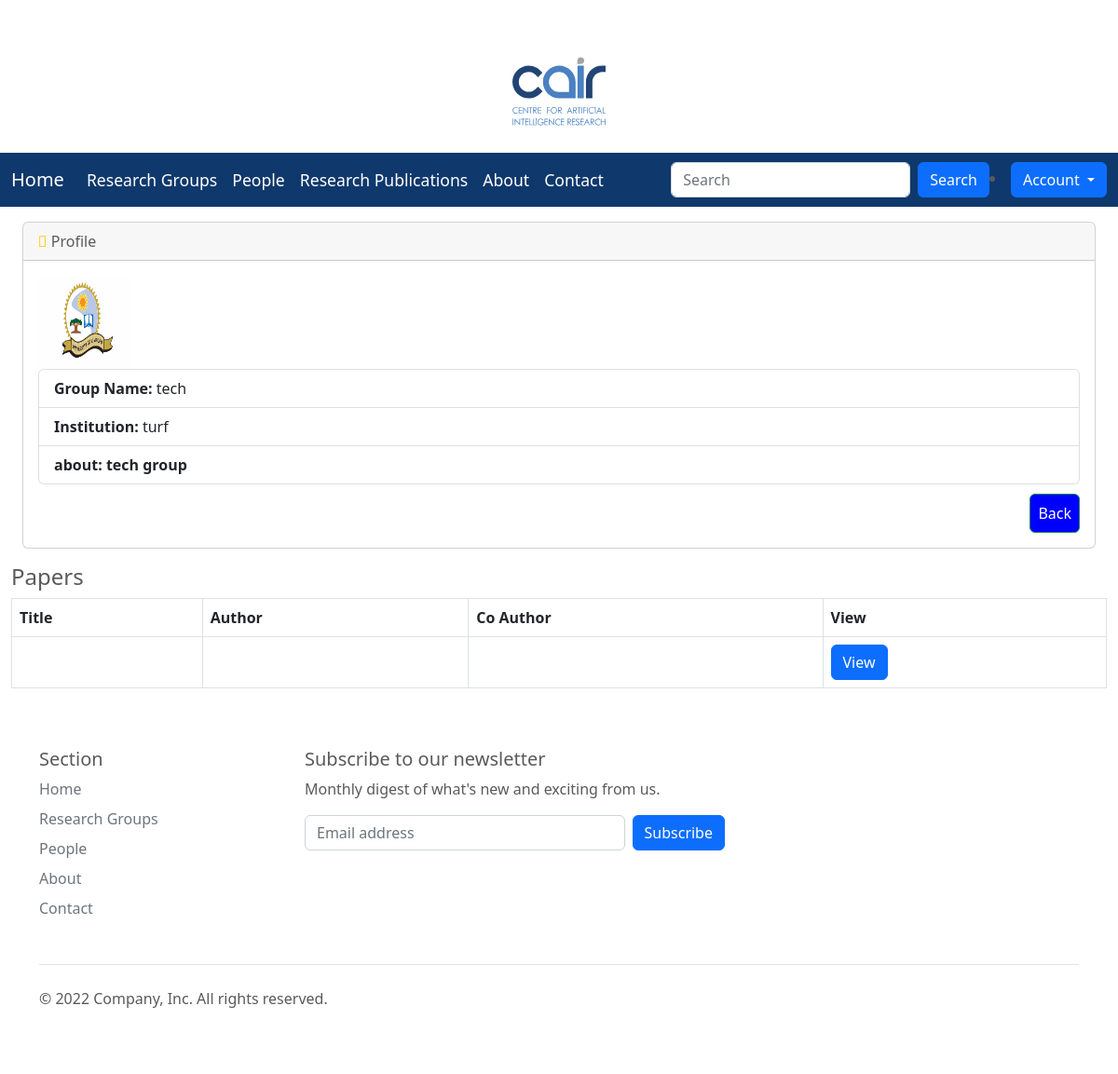
The page /avGprofle/1 (signed in) on the database its author committed.
### researchapp/models.py (models this page shows, shortened)
class Group(models.Model):
    name = models.CharField(max_length=100)
    description = models.CharField(max_length=100)
    university = models.ForeignKey(University, on_delete=models.CASCADE, default=None, null=TRUE)
    created = models.DateField(auto_now_add=True)

class University(models.Model):
    name = models.CharField(max_length=100)
    image = models.ImageField(upload_to='images',default=None, blank=True ,null=True)
    created = models.DateField(auto_now_add=True)

### researchapp/views.py (the view)
# urls.py: path('avGprofle/<int:pk>', views.AViewGroupProfile.as_view(), name='avGprofile'),
class AViewGroupProfile(LoginRequiredMixin,DetailView):
    model=Group
    template_name = 'viewGroupProfile.html'
    def get_context_data(self, **kwargs):
        context = super(AViewGroupProfile, self).get_context_data(**kwargs)
        author_id = self.kwargs['pk']
        query=""
        query_string= Group.objects.all().filter(id=author_id)
        for i in query_string:
            query+=str(i.name)
        entry_query = get_query(query, ['name'])
        a=Group.objects.all().filter(entry_query)
        context['papers'] = a
        return context

### researchapp/views.py (called while the page is built)
def normalize_query(query_string,
                    findterms=re.compile(r'"([^"]+)"|(\S+)').findall,
                    normspace=re.compile(r'\s{2,}').sub):
    return [normspace(' ', (t[0] or t[1]).strip()) for t in findterms(query_string)]

def get_query(query_string, search_fields):
    query = None # Query to search for every search term
    terms = normalize_query(query_string)
    for term in terms:
        or_query = None # Query to search for a given term in each field
        for field_name in search_fields:
            q = Q(**{"%s__icontains" % field_name: term})
            if or_query is None:
                or_query = q
            else:
                or_query = or_query | q
        if query is None:
            query = or_query
        else:
            query = query & or_query
    return query

### researchapp/templates/viewGroupProfile.html (shortened to what this page needs)
{% extends 'base.html' %}
{% load static %}
{% block style %}
    <link rel="stylesheet" href="{% static 'css/style1.css' %}">
    <link href="https://cdn.jsdelivr.net/npm/bootstrap@5.2.0/dist/css/bootstrap.min.css"
    rel="stylesheet">
    <link href='https://cdnjs.cloudflare.com/ajax/libs/font-awesome/4.0.3/css/font-awesome.css' rel='stylesheet'>
    <body oncontextmenu='return false' class='snippet-body'>
{% endblock %}
{% block body %}
<div class="container-fluid">
        <div class="row">
          <div class="col-12 mb-3">
          <div class="col-12 mb-3">
              <div id="content-wrapper">
        <div class="container-fluid">
            <div class="card mb-3">
                <div class="card-header">
                    <i class="fas fa-table text-warning"></i>
                    Profile
                </div>
                <div class="card-body">
                    <img class="img-fluid" alt="100%x280"
                                             src= {% if object.university.image %}{{ object.university.image.url }}{% else %} {% static 'media/logo.svg' %}{% endif %} style="width:100px;height:100px">
 <div class="row">
        <div class="col-12">
            <ul class="list-group">
              <li class="list-group-item"><strong>Group Name: </strong>{{ object.name}}</li>
              						{% if object.university.name %}
              <li class="list-group-item"><strong>Institution: </strong>{{ object.university.name}}</li>
              						{% endif %}
              <li class="list-group-item"><strong>about: {{object.description}}</strong></li>
            </ul>
        </div>
    </div>
    <div class="row top-buffer" style="padding-top: 10px">
        <div class="col-12">
                <a href="{% url 'researchgroup' %}"><button type="button" style="padding: 8px; float: right; background-color: blue; color: white;" class="btn btn-success">Back</button></a>
        </div>
    </div>
          </div>
        </div>
      </div>
    </div>
    {% if papers %}
    <h4> Papers</h4>
      <div class="table-responsive">
                        <table class="table table-bordered" id="dataTable" width="100%" cellspacing="0">
                            <thead>
                            <tr>
                                <th>Title</th>
                                <th>Author</th>
                                <th>Co Author</th>
                                <th>View</th>
                            </tr>
                            </thead>
                            <tbody>
                            {% for paper in papers %}
                                <tr>
                                    <td>{{ paper.title }}</td>
                                    <td>
                                    </td>
                                    <td>{{ paper.co_author }}</td>
                                    <td>
                <a href=""><button type="button" class="btn btn-primary"> View</button></a>
                 </td>
                            {% endfor %}
                            {% else %}
                            <h4> There are no papers Yet</h4>
                        {% endif %}
                            </tbody>
                        </table></div>
{% endblock %}

### researchapp/static/css/carousel.css (style rules this page uses)
body { padding-top: 3rem; padding-bottom: 3rem; color: #5a5a5a; }

### rows shown on the page
Group: university.image (picture), name "tech", university.name "turf", description "tech group"
